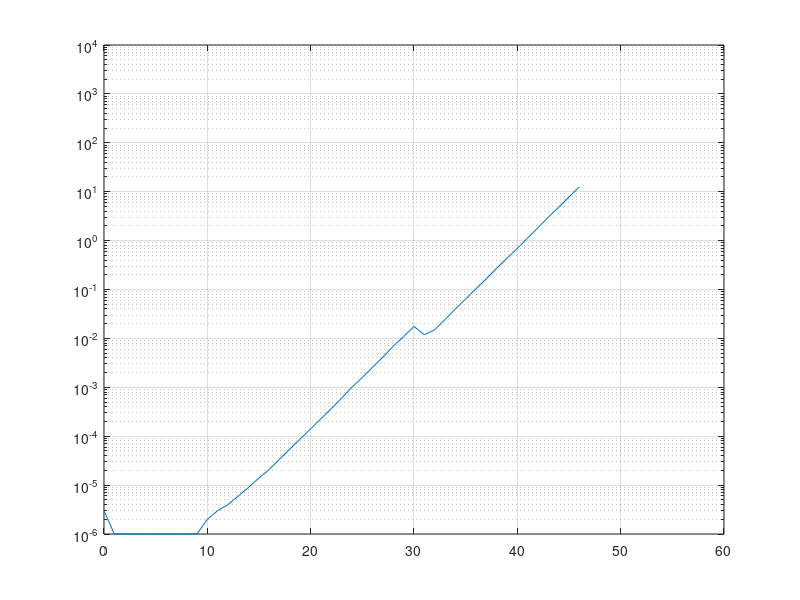
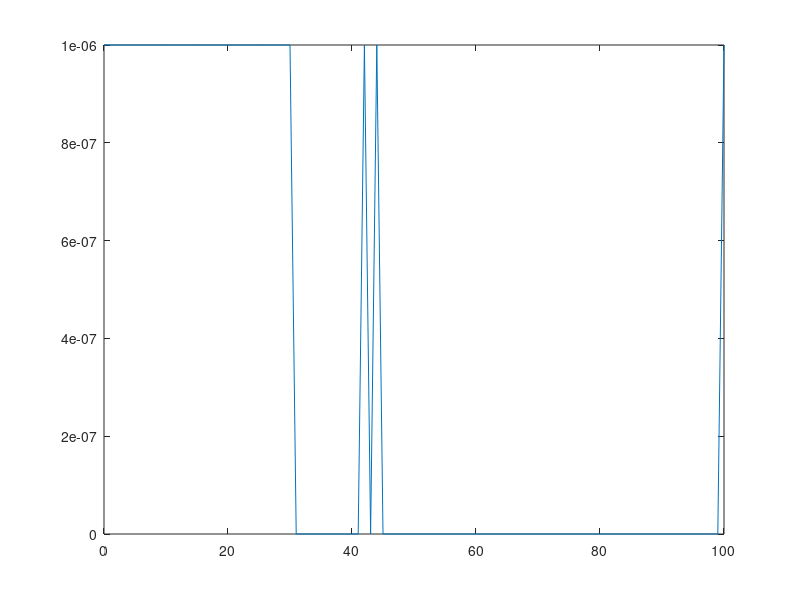
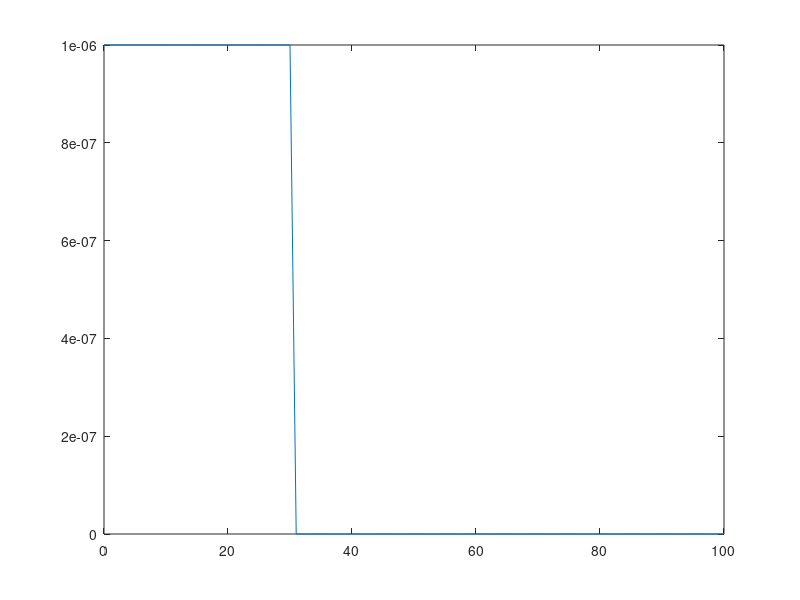
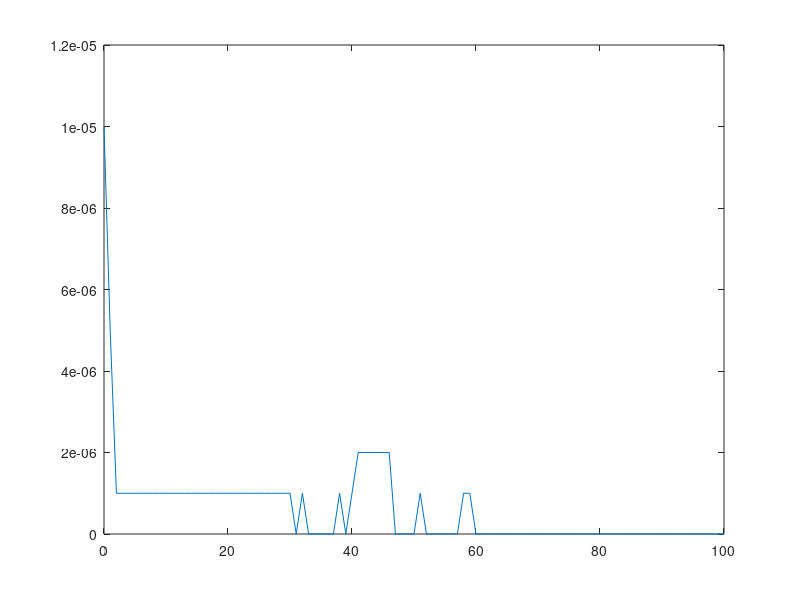

The MATLAB script that drew these images, in order:
%% Para o primeiro algoritmo
A = load("result.txt");

N = A(:,1);
V = A(:,2);
Fib = A(:,3);
T = A(:,4);

N1 = N( V==1);
T1 = T( V==1);

plot(N1,T1)
semilogy(N1,T1)
axis([0 60 10^-6 10^4 ])
grid on


%% Para o segundo algoritmo
figure
N2 = N( V==2);
T2 = T( V==2);
plot(N2,T2)

%% Para o terceiro algoritmo
figure
N3 = N( V==3);
T3 = T( V==3);
plot(N3,T3)

%% Para o quarto algoritmo
figure
N4 = N( V==4);
T4 = T( V==4);
plot(N4,T4)